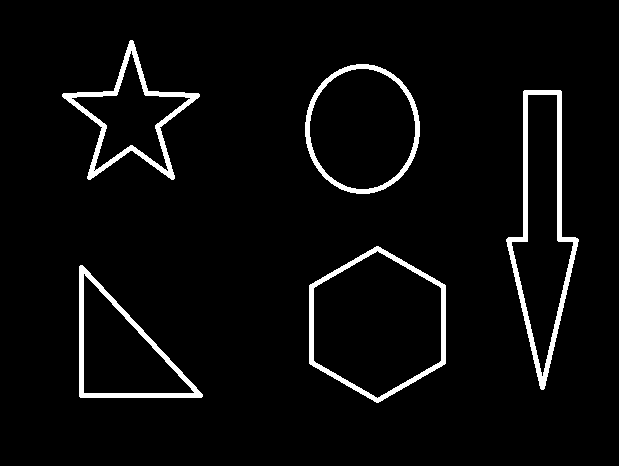
#> input picture photos/contours.png, 619 x 466 px
$ python 11_picture_contour.py   (older library calls are emulated)
#> lines starting #> are read from the running program, lines starting #| are printed output that depends on the picture; after the words box and inside, x2 and y2 are one past the last pixel; in counts of white or black regions, pixels touching at a corner belong together
import cv2 #opencv读取的格式是BGR
import numpy as np
import matplotlib.pyplot as plt#Matplotlib是RGB

def cv_show(img,name):
    cv2.imshow(name,img)
    cv2.waitKey()
    cv2.destroyAllWindows()

### 图像轮廓
"""
#### cv2.findContours(img,mode,method)
mode:轮廓检索模式
- RETR_EXTERNAL ：只检索最外面的轮廓；
- RETR_LIST：检索所有的轮廓，并将其保存到一条链表当中；
- RETR_CCOMP：检索所有的轮廓，并将他们组织为两层：顶层是各部分的外部边界，第二层是空洞的边界;
- RETR_TREE：检索所有的轮廓，并重构嵌套轮廓的整个层次;

method:轮廓逼近方法
- CHAIN_APPROX_NONE：以Freeman链码的方式输出轮廓，所有其他方法输出多边形（顶点的序列）。
- CHAIN_APPROX_SIMPLE:压缩水平的、垂直的和斜的部分，也就是，函数只保留他们的终点部分。
"""

# chain.png
"""为了更高的准确率，使用二值图像。"""

img = cv2.imread('../photos/contours.png')
#> img is the input picture: shape (466, 619, 3); 4.2% white; 5 white regions, box (x1, y1, x2, y2) and area: (506, 90, 579, 390) 3301, (62, 40, 200, 180) 2541, (309, 246, 446, 403) 2264, (79, 265, 203, 398) 2101, (305, 64, 420, 194) 1846
gray = cv2.cvtColor(img, cv2.COLOR_BGR2GRAY)
#> gray: shape (466, 619); 4.2% white; 5 white regions
ret, thresh = cv2.threshold(gray, 127, 255, cv2.THRESH_BINARY)
cv_show(thresh,'thresh')

# 原因是 cv2.findContours的opencv旧版本返回3个值：
# binary, contours, hierarchy = cv2.findContours(thresh, cv2.RETR_TREE, cv2.CHAIN_APPROX_NONE)
# 新版本返回2个值
contours, hierarchy = cv2.findContours(thresh, cv2.RETR_TREE, cv2.CHAIN_APPROX_NONE)
#> contours = 11 contours, 1 with area under 20; largest, box (x1, y1, x2, y2) and area: (309, 246, 446, 403) 15986, (313, 250, 442, 399) 14136, (305, 64, 420, 194) 11560, (506, 90, 579, 390) 11396, (309, 68, 416, 190) 10048

#绘制轮廓
cv_show(img,'img')

#传入绘制图像，轮廓，轮廓索引，颜色模式，线条厚度
# 注意需要copy,要不原图会变。。。
draw_img = img.copy()
res = cv2.drawContours(draw_img, contours, -1, (0, 0, 255), 2)
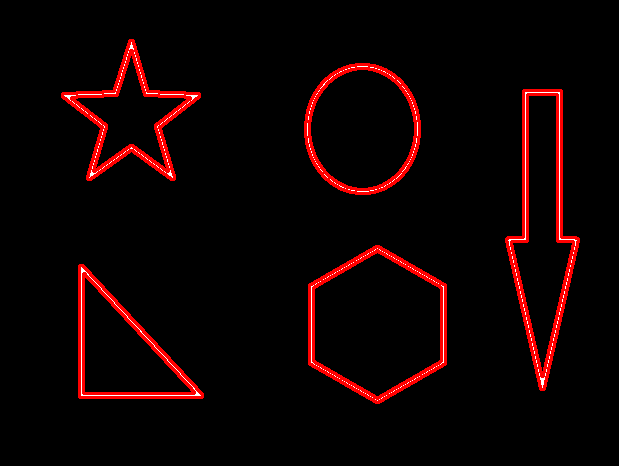
#> res: shape (466, 619, 3); mean B, G, R 1.7, 1.7, 15.7
cv_show(res,'res')

draw_img = img.copy()
res = cv2.drawContours(draw_img, contours, 0, (0, 0, 255), 2)
cv_show(res,'res')

#### 轮廓特征
cnt = contours[0]
#> cnt = contour of 387 points, box (x1, y1, x2, y2) (79, 265, 203, 398), area 8500

#面积
cv2.contourArea(cnt)

#周长，True表示闭合的
cv2.arcLength(cnt,True)

#### 轮廓近似
# contours3.png

$ run again, with photos/chain.png copied over photos/contours.png
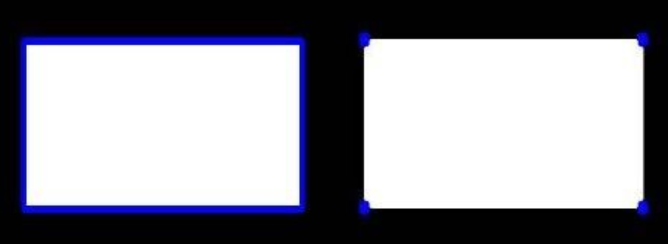
#> input picture photos/chain.png, 668 x 244 px
#> img is the input picture: shape (244, 668, 3); mean B, G, R 151.4, 142.9, 142.9
#> `ret, thresh = cv2.threshold(gray, 127, 255, cv2.THRESH_BINARY)`:
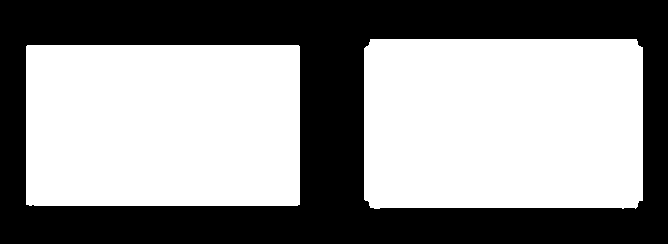
#> thresh: shape (244, 668); 55.9% white; 1 black region
#> contours = 2 contours; box (x1, y1, x2, y2) and area: (364, 39, 643, 209) 46572, (26, 45, 300, 206) 43673
#> `res = cv2.drawContours(draw_img, contours, -1, (0, 0, 255), 2)`:
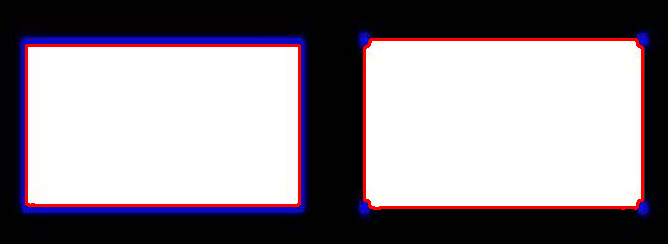
#> res: shape (244, 668, 3); mean B, G, R 145.1, 137.6, 146
#> cnt = contour of 862 points, box (x1, y1, x2, y2) (26, 45, 300, 206), area 43673
